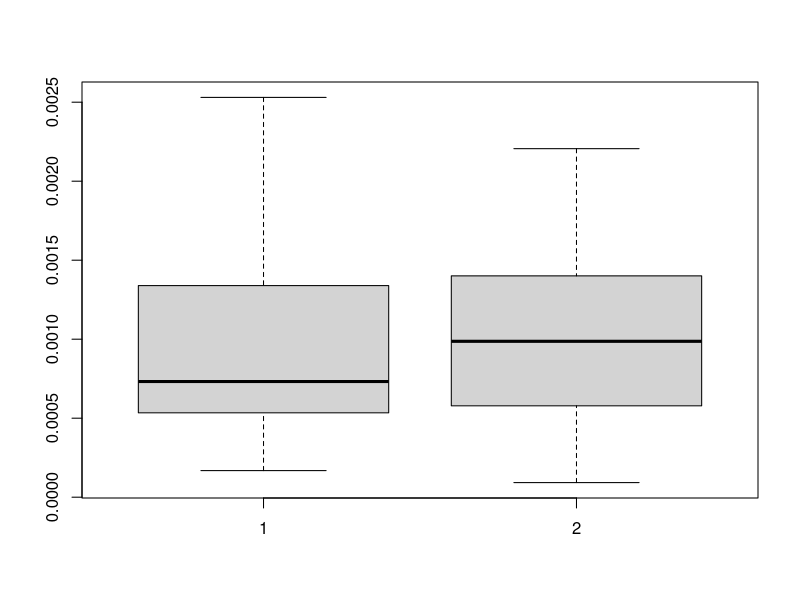
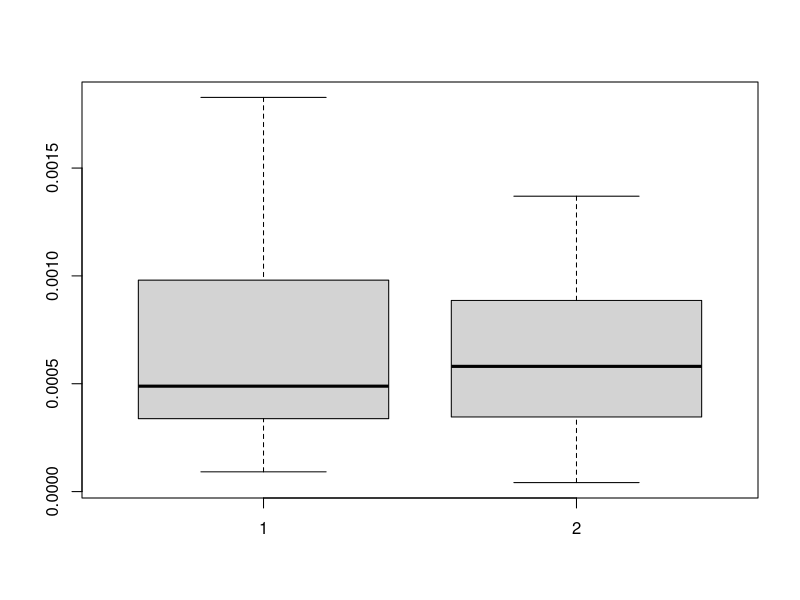
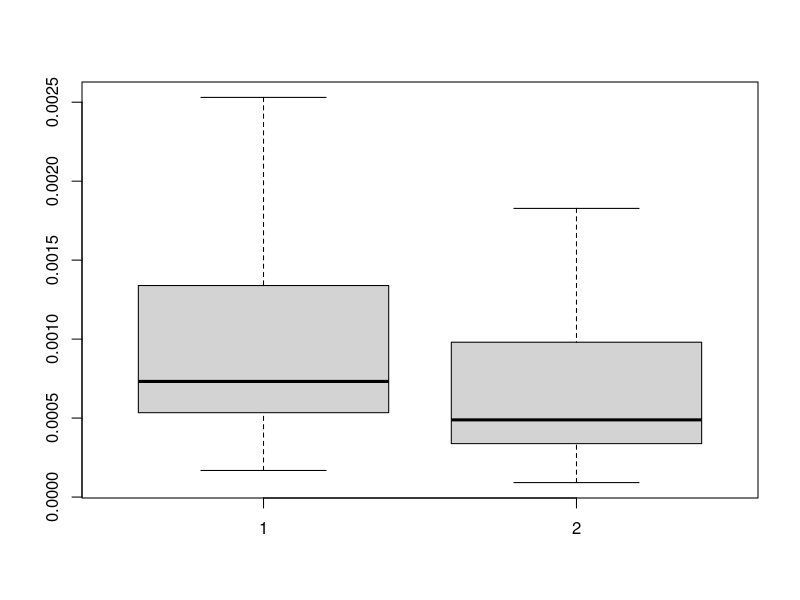
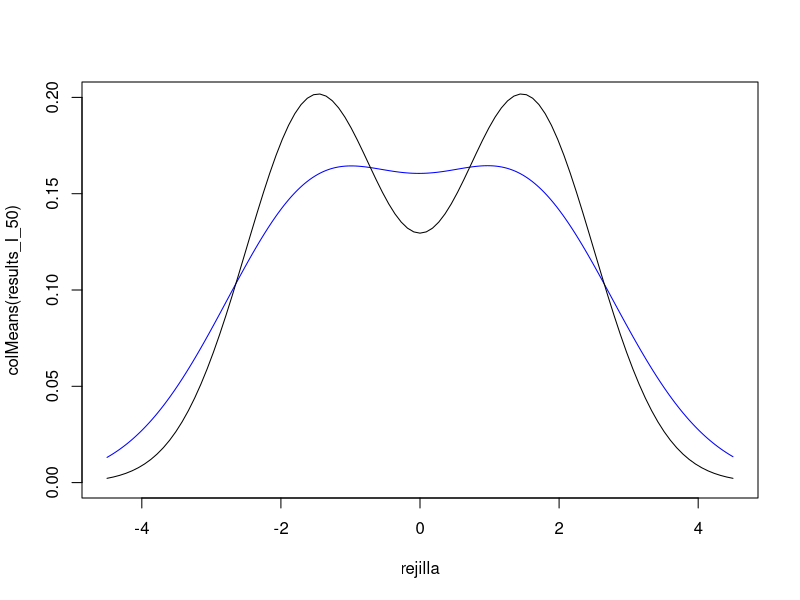
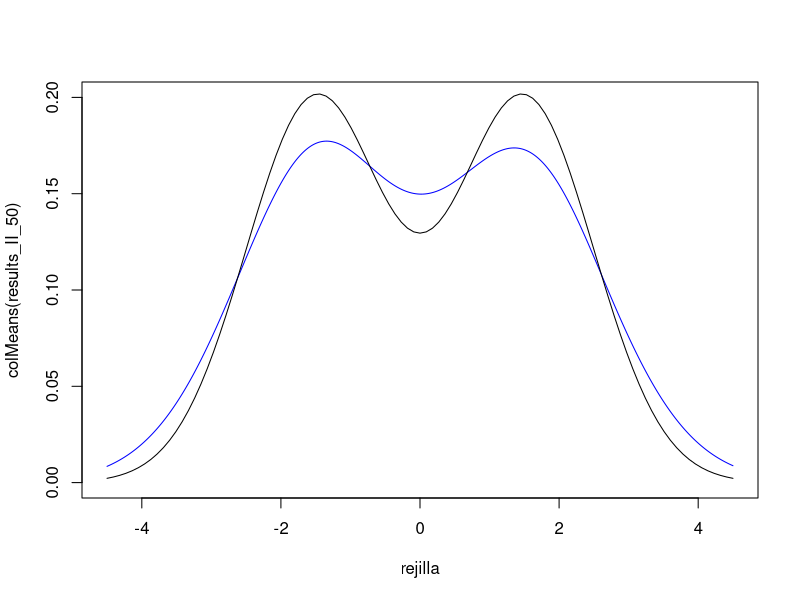
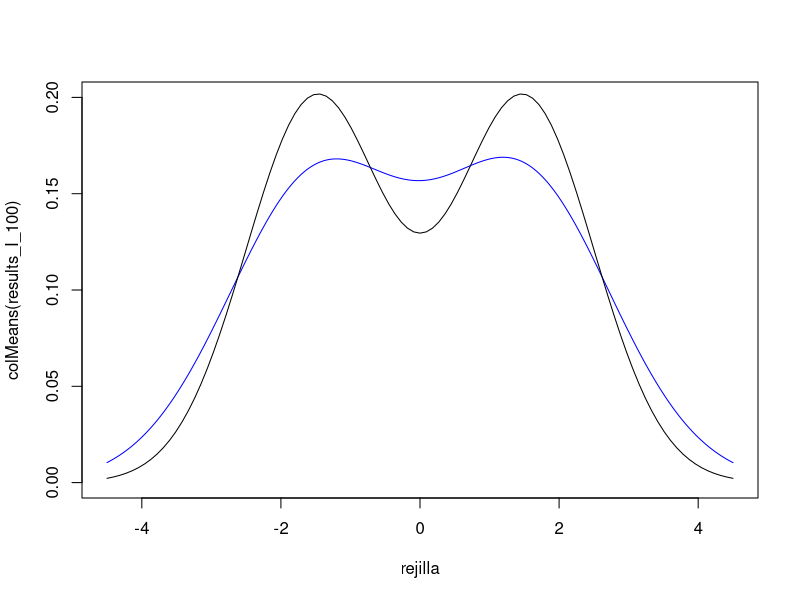
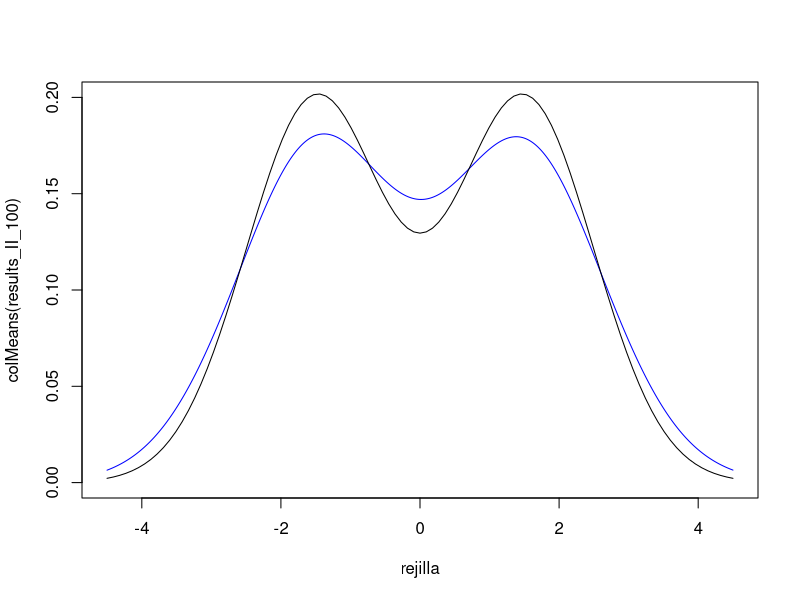

R code for these plots, in order:
## ---- chunk 1
library(KernSmooth)
library(dplyr)
## ---- chunk 2
# Función densidad real
real_dens <- function(x) {
  0.5 * dnorm(x, mean = -1.5) + 0.5 * dnorm(x, mean = 1.5)
}

# Creamos la rejilla de valores representativos de la v.a. Z
M <- 1000
rejilla_min <- -4.5
rejilla_max <- 4.5
n_rejilla <- 512
rejilla <- seq(rejilla_min, rejilla_max, length = n_rejilla)
densidad_real <- real_dens(rejilla)
## ---- chunk 3
# Definimos los métodos I y II
h_I = "bcv"

h_II = "SJ"
## ---- chunk 4
n <- 50
## ---- chunk 5
# Realizamos las simulaciones
results_I_50 <- matrix(data = numeric(n_rejilla*M), ncol = n_rejilla, nrow = M)
cont = 0 # para ver si funciona, debe llegar hasta 2000 (ns*M)
for (i in 1:M) {
  # Generamos la muestra X
  elegir_var <- rbinom(n = n, size = 1, prob = 0.5)
  X <- elegir_var*rnorm(n, mean = -1.5) + (1-elegir_var)*rnorm(n, mean = 1.5) # Corrijo toma de muestra
    
  # Calculamos la densidad estimada con el método I
  estimacion <- density(X, bw = h_I, kernel = "gaussian", from = rejilla_min, to = rejilla_max, n = n_rejilla)
    
  # Guardamos resultados
  results_I_50[i,] <- estimacion$y
    
  #cont = cont + 1
  #print(cont)
}
results_I_50[1:10,1:12]
## ---- chunk 6
# Calculo correctamente ECM, sesgo y varianza
sesgo_I_50 <- colMeans(results_I_50) - densidad_real
varianza_I_50 <- apply(results_I_50, 2, var)
ECM_I_50 <- varianza_I_50 + sesgo_I_50^2
ECM_I_50_est <- mean(varianza_I_50 + sesgo_I_50^2)
## ---- chunk 7
# Realizamos las simulaciones
results_II_50 <- matrix(data = numeric(n_rejilla*M), ncol = n_rejilla, nrow = M)
cont = 0 # para ver si funciona, debe llegar hasta 2000 (ns*M)
for (i in 1:M) {
  # Generamos la muestra X
  elegir_var <- rbinom(n = n, size = 1, prob = 0.5)
  X <- elegir_var*rnorm(n, mean = -1.5) + (1-elegir_var)*rnorm(n, mean = 1.5)
    
  # Calculamos la densidad estimada con el método I
  estimacion <- density(X, bw = h_II, kernel = "gaussian", from = rejilla_min, to = rejilla_max, n = n_rejilla)
    
  # Guardamos resultados
  results_II_50[i,] <- estimacion$y
    
  #cont = cont + 1
  #print(cont)
  }
results_II_50[1:10,1:12]
## ---- chunk 8
sesgo_II_50 <- colMeans(results_II_50) - densidad_real
varianza_II_50 <- apply(results_II_50, 2, var)
ECM_II_50 <- varianza_II_50 + sesgo_II_50^2
ECM_II_50_est <- mean(ECM_II_50)
## ---- chunk 9
n <- 100
## ---- chunk 10
# Realizamos las simulaciones
results_I_100 <- matrix(data = numeric(n_rejilla*M), ncol = n_rejilla, nrow = M)
cont = 0 # para ver si funciona, debe llegar hasta 2000 (ns*M)
for (i in 1:M) {
  # Generamos la muestra X
  elegir_var <- rbinom(n = n, size = 1, prob = 0.5)
  X <- elegir_var*rnorm(n, mean = -1.5) + (1-elegir_var)*rnorm(n, mean = 1.5)
    
  # Calculamos la densidad estimada con el método I
  estimacion <- density(X, bw = h_I, kernel = "gaussian", from = rejilla_min, to = rejilla_max, n = n_rejilla)
    
  # Guardamos resultados
  results_I_100[i,] <- estimacion$y
    
  #cont = cont + 1
  #print(cont)
  }
results_I_100[1:10,1:12]
## ---- chunk 11
sesgo_I_100 <- colMeans(results_I_100) - densidad_real
varianza_I_100 <- apply(results_I_100, 2, var)
ECM_I_100 <- varianza_I_100 + sesgo_I_100^2
ECM_I_100_est <- mean(ECM_I_100)
## ---- chunk 12
# Realizamos las simulaciones ----
results_II_100 <- matrix(data = numeric(n_rejilla*M), ncol = n_rejilla, nrow = M)
cont = 0 # para ver si funciona, debe llegar hasta 2000 (ns*M)
for (i in 1:M) {
  # Generamos la muestra X
  elegir_var <- rbinom(n = n, size = 1, prob = 0.5)
  X <- elegir_var*rnorm(n, mean = -1.5) + (1-elegir_var)*rnorm(n, mean = 1.5)
    
  # Calculamos la densidad estimada con el método I
  estimacion <- density(X, bw = h_II, kernel = "gaussian", from = rejilla_min, to = rejilla_max, n = n_rejilla)
    
  # Guardamos resultados
  results_II_100[i,] <- estimacion$y
    
  #cont = cont + 1
  #print(cont)
  }
results_II_100[1:10,1:12]
## ---- chunk 13
sesgo_II_100 <- colMeans(results_II_100) - densidad_real
varianza_II_100 <- apply(results_II_100, 2, var)
ECM_II_100 <- varianza_II_100 + sesgo_II_100^2
ECM_II_100_est <- mean(ECM_II_100)
## ---- chunk 14
boxplot(ECM_I_50, ECM_II_50)
summary(data_frame(ECM_I_50, ECM_II_50))
## ---- chunk 15
shapiro.test(ECM_I_50)
shapiro.test(ECM_II_50)
## ---- chunk 16
wilcox.test(ECM_I_50, ECM_II_50)
## ---- chunk 17
boxplot(ECM_I_100, ECM_II_100)
summary(data_frame(ECM_I_100, ECM_II_100))
## ---- chunk 18
shapiro.test(ECM_I_100)
shapiro.test(ECM_II_100)
## ---- chunk 19
wilcox.test(ECM_I_100, ECM_II_100)
## ---- chunk 20
boxplot(ECM_I_50, ECM_I_100)
summary(data_frame(ECM_I_50, ECM_I_100))
## ---- chunk 21
shapiro.test(ECM_I_50)
shapiro.test(ECM_I_100)
## ---- chunk 22
wilcox.test(ECM_I_50, ECM_I_100)
## ---- chunk 23
plot(rejilla, colMeans(results_I_50), ylim = c(0, 0.20),  type = "l", col = "blue")
curve(real_dens, from = rejilla_min, to = rejilla_max, add = TRUE)
## ---- chunk 24
plot(rejilla, colMeans(results_II_50), ylim = c(0, 0.20),  type = "l", col = "blue")
curve(real_dens, from = rejilla_min, to = rejilla_max, add = TRUE)
## ---- chunk 25
plot(rejilla, colMeans(results_I_100), ylim = c(0, 0.20),  type = "l", col = "blue")
curve(real_dens, from = rejilla_min, to = rejilla_max, add = TRUE)
## ---- chunk 26
plot(rejilla, colMeans(results_II_100), ylim = c(0, 0.20),  type = "l", col = "blue")
curve(real_dens, from = rejilla_min, to = rejilla_max, add = TRUE)
